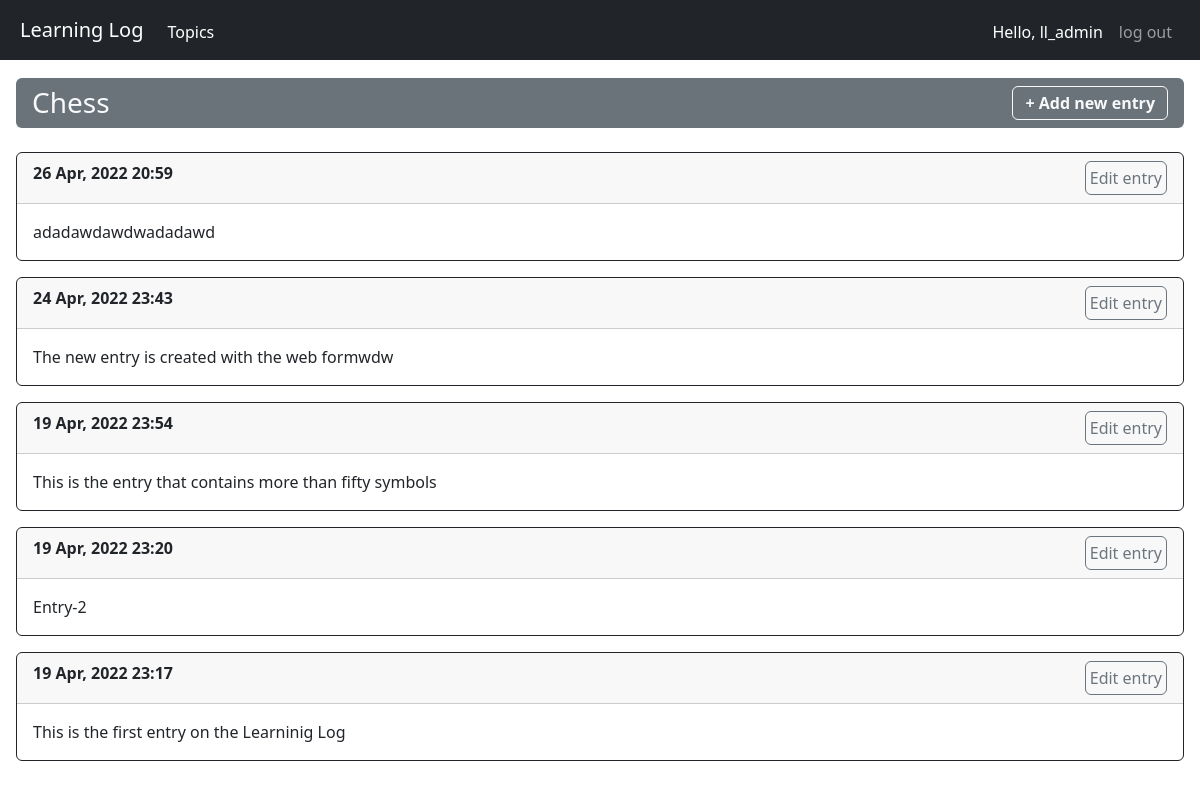
The app's page /topics/1 (signed in), older data.
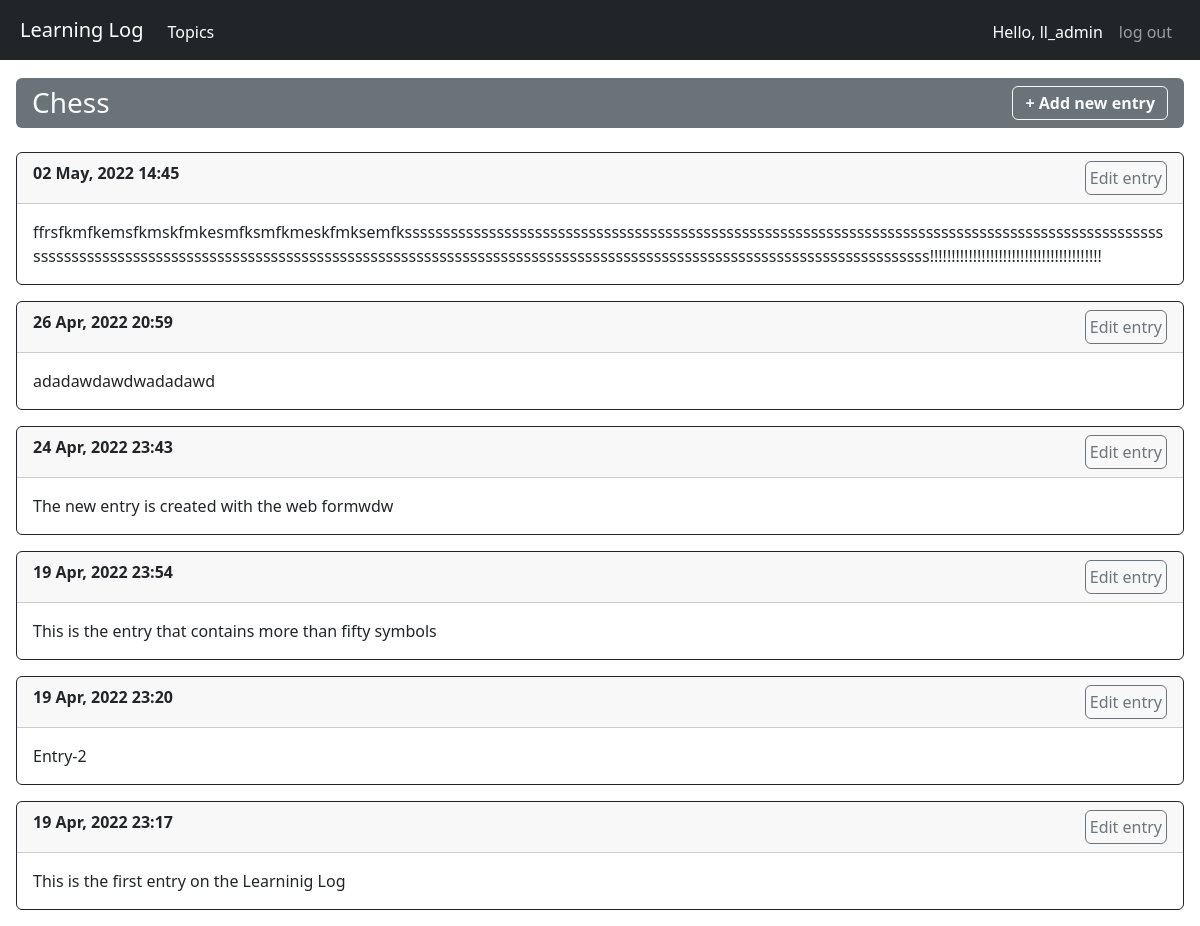
The same page, newer data.
### learning_logs/models.py (models this page shows, shortened)
class Entry(models.Model):
    topic = models.ForeignKey(Topic, models.CASCADE)
    text = models.TextField()
    date_added = models.DateTimeField(auto_now_add=True)
    class Meta:
        verbose_name_plural = 'entries'

### learning_logs/views.py (the view)
# urls.py: path('topics/<int:topic_id>', views.topic, name='topic'),
@login_required
def topic(request, topic_id):
    topic = Topic.objects.get(id=topic_id)
    check_topic_owner(request, topic)
    entries = topic.entry_set.order_by('-date_added')
    context = {'topic': topic, 'entries': entries}
    return render(request, 'learning_logs/topic.html', context)

### learning_logs/models.py (called while the page is built)
    def __str__(self):
        return self.text

### learning_logs/views.py (called while the page is built)
def check_topic_owner(request, topic):
    if topic.owner != request.user:
        raise Http404

### learning_logs/templates/learning_logs/topic.html
{% extends 'learning_logs/base.html' %}
{% block header %}
  <div class="card border-0 mb-4 bg-secondary">
    <div class="card-header text-light border-0">
      <span class="h3">{{ topic }}</span>
      <a class="btn btn-outline-light py-1 float-end"
         href="{% url 'learning_logs:new_entry' topic.id %}">
        <b>+ Add new entry</b>
      </a>
    </div>
  </div>
{% endblock header %}
{% block content %}
  {% for entry in entries %}
    <div class="card border-dark mb-3">
      <div class="card-header">
        <b>{{ entry.date_added|date:'d M, Y H:i' }}</b>
        <a class="btn btn-outline-secondary p-1 float-end"
           href="{% url 'learning_logs:edit_entry' entry.id %}">
          Edit entry
        </a>
      </div>
      <div class="card-body text-dark">
        <p class="card-text">{{ entry.text }}</p>
      </div>
    </div>
  {% empty %}
    <div class="card">
      <p class="card-text fs-5 p-2">
        There are no entries for this topic yet
      </p>
    </div>
  {% endfor %}
{% endblock content %}

Row changes from the older to the newer data that the page shows:
added Entry: date_added "02 May, 2022 14:45", text "ffrsfkmfkemsfkmskfmkesmfksmfkmeskfmksemfkssssssssssssssssssssssssssssssssssssssssssssssssssssssssssssssssssssssssssssssssssssssssssssssssssssssssssssssssssssssssssssssssssssssssssssssssssssssssssssssssssssssssssssssssssssssssssssssssssssssssssssssssssssssss!!!!!!!!!!!!!!!!!!!!!!!!!!!!!!!!!!!!!!!!"
